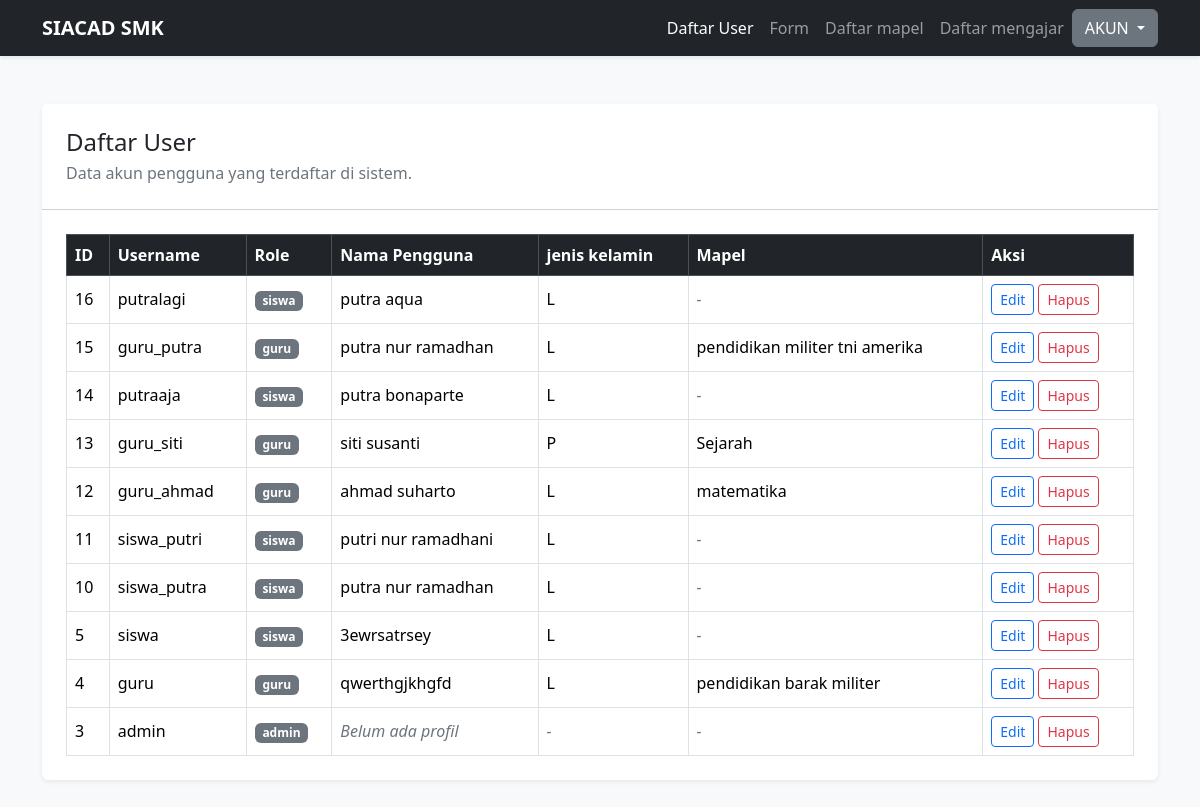
Screenshot of /daftar_user.php (signed in) with the database file from the repository.
### tables this page shows
CREATE TABLE `users` (
  `id` int(11) NOT NULL,
  `username` varchar(50) NOT NULL,
  `password` varchar(255) NOT NULL,
  `role` enum('admin','guru','siswa') NOT NULL,
  `created_at` timestamp NOT NULL DEFAULT current_timestamp() ON UPDATE current_timestamp()
);

CREATE TABLE `mapel` (
  `id` int(11) NOT NULL,
  `kode_mapel` varchar(10) NOT NULL,
  `nama_mapel` varchar(100) NOT NULL,
  `guru_id` int(11) NOT NULL
);

### daftar_user.php (the view, shortened to what this page needs)
<?php
require_once 'database.php';
$sql =
"SELECT users.*,
COALESCE(siswa.nama, guru.nama) AS nama_pengguna,
COALESCE(siswa.jenis_kelamin, guru.jenis_kelamin) AS jenis_kelamin,
mapel.nama_mapel AS mapel_guru
FROM users
LEFT JOIN siswa ON users.id = siswa.user_id
LEFT JOIN guru ON users.id = guru.user_id
LEFT JOIN mapel ON guru.id = mapel.guru_id
order by users.id desc
";
$result = mysqli_query($koneksi, $sql);
$data = [];
if (mysqli_num_rows($result) > 0) {
    while ($row = mysqli_fetch_assoc($result)) {
        $data[] = $row;
    }
}
?>
<!doctype html>
<html lang="id">
<head>
    <link href="https://cdn.jsdelivr.net/npm/bootstrap@5.3.3/dist/css/bootstrap.min.css" rel="stylesheet">
</head>
<body class="bg-light">
<nav class="navbar navbar-expand-lg navbar-dark bg-dark shadow-sm">
    <div class="container">
        <a class="navbar-brand fw-semibold" href="#">SIACAD SMK</a>
        <div class="collapse navbar-collapse" id="navbarMenu">
            <ul class="navbar-nav ms-auto">
                <li class="nav-item">
                    <a class="nav-link active" aria-current="page" href="daftar_user.php">Daftar User</a>
                </li>
                <li class="nav-item">
                    <a class="nav-link" href="form_tambah_user.php">Form</a>
                </li>
                <li class="nav-item">
                    <a class="nav-link" href="daftar_mapel.php">Daftar mapel</a>
                </li>
                <li class="nav-item">
                    <a class="nav-link" href="daftar_mengajar.php">Daftar mengajar</a>
                </li>
            </ul>
        </div>
        <div class="dropdown">
    <button class="btn btn-secondary dropdown-toggle"
            type="button"
            id="dropdownMenuButton"
            data-bs-toggle="dropdown"
            aria-expanded="false">
        AKUN
    </button>
    </div>
</div>
</nav>
<main class="container py-5">
    <div class="card border-0 shadow-sm">
        <div class="card-header bg-white p-4">
            <div class="d-flex flex-column flex-md-row justify-content-between align-items-md-center gap-3">
                <div>
                    <h2 class="h4 mb-1">Daftar User</h2>
                    <p class="text-secondary mb-0">Data akun pengguna yang terdaftar di sistem.</p>
                </div>
            </div>
        </div>
        <div class="card-body p-4">
            <div class="table-responsive">
                <table class="table table-bordered table-hover align-middle mb-0">
                    <thead class="table-dark">
                        <tr>
                            <th>ID</th>
                            <th>Username</th>
                            <th>Role</th>
                            <th>Nama Pengguna</th>
                            <th>jenis kelamin</th>
                            <th>Mapel</th>
                            <th>Aksi</th>
                        </tr>
                    </thead>
                    <tbody>
                        <?php if (!empty($data)) { ?>
                            <?php foreach ($data as $item) { ?>
                                <tr>
                                    <td><?php echo $item["id"]; ?></td>
                                    <td><?php echo $item["username"]; ?></td>
                                    <td>
                                        <span class="badge text-bg-secondary">
                                            <?php echo $item["role"]; ?>
                                        </span>
                                    </td>
                                    <td>
                                        <?php
                                        echo $item["nama_pengguna"]
                                            ? $item["nama_pengguna"]
                                            : '<span class="text-secondary fst-italic">Belum ada profil</span>';
                                        ?>
                                    </td>
                                    <td>
                                        <?php echo $item["jenis_kelamin"] ?? '<span class="text-secondary fst-italic">-</span>'; ?>
                                    </td>
                                    <td>
                                        <?php echo $item["mapel_guru"] ?? '<span class="text-secondary fst-italic">-</span>'; ?>
                                    </td>
                                    <td>
                                        <a href="form_edit_user.php?id=<?php echo $item["id"]; ?>&role=<?php echo $item["role"]; ?>" class="btn btn-sm btn-outline-primary">Edit</a>
                                        <a href="proses_hapus_user.php?id=<?php echo $item["id"]; ?>" class="btn btn-sm btn-outline-danger" onclick="return confirm('Apakah Anda yakin ingin menghapus user ini?')">Hapus</a>
                                    </td>
                                </tr>
                            <?php } ?>
                        <?php } ?>
                    </tbody>
                </table>
            </div>
        </div>
    </div>
</main>
</body>
</html>

### rows the page displays
users: id "16", username "putralagi", role "siswa", nama_pengguna "putra aqua", jenis_kelamin "L", mapel_guru "-"
users: id "15", username "guru_putra", role "guru", nama_pengguna "putra nur ramadhan", jenis_kelamin "L", mapel.nama_mapel "pendidikan militer tni amerika"
users: id "14", username "putraaja", role "siswa", nama_pengguna "putra bonaparte", jenis_kelamin "L", mapel_guru "-"
users: id "13", username "guru_siti", role "guru", nama_pengguna "siti susanti", jenis_kelamin "P", mapel.nama_mapel "Sejarah"
users: id "12", username "guru_ahmad", role "guru", nama_pengguna "ahmad suharto", jenis_kelamin "L", mapel.nama_mapel "matematika"
users: id "11", username "siswa_putri", role "siswa", nama_pengguna "putri nur ramadhani", jenis_kelamin "L", mapel_guru "-"
users: id "10", username "siswa_putra", role "siswa", nama_pengguna "putra nur ramadhan", jenis_kelamin "L", mapel_guru "-"
users: id "5", username "siswa", role "siswa", nama_pengguna "3ewrsatrsey", jenis_kelamin "L", mapel_guru "-"
users: id "4", username "guru", role "guru", nama_pengguna "qwerthgjkhgfd", jenis_kelamin "L", mapel.nama_mapel "pendidikan barak militer"
users: id "3", username "admin", role "admin", shows "Belum ada profil", jenis_kelamin "-", mapel_guru "-"
